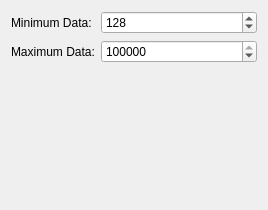
<?xml version="1.0" encoding="UTF-8"?>
<ui version="4.0">
 <class>IoThroughputConfigWidget</class>
 <widget class="QWidget" name="IoThroughputConfigWidget">
  <property name="geometry">
   <rect>
    <x>0</x>
    <y>0</y>
    <width>268</width>
    <height>210</height>
   </rect>
  </property>
  <property name="windowTitle">
   <string>Form</string>
  </property>
  <layout class="QFormLayout" name="formLayout">
   <item row="0" column="0">
    <widget class="QLabel" name="minDataLabel">
     <property name="text">
      <string>Minimum Data:</string>
     </property>
    </widget>
   </item>
   <item row="0" column="1">
    <widget class="QSpinBox" name="minDataBox">
     <property name="minimum">
      <number>0</number>
     </property>
     <property name="maximum">
      <number>999999999</number>
     </property>
     <property name="value">
      <number>128</number>
     </property>
    </widget>
   </item>
   <item row="1" column="0">
    <widget class="QLabel" name="maxDataLabel">
     <property name="text">
      <string>Maximum Data:</string>
     </property>
    </widget>
   </item>
   <item row="1" column="1">
    <widget class="QSpinBox" name="maxDataBox">
     <property name="maximum">
      <number>999999999</number>
     </property>
     <property name="value">
      <number>100000000</number>
     </property>
    </widget>
   </item>
  </layout>
 </widget>
 <resources/>
 <connections/>
</ui>
